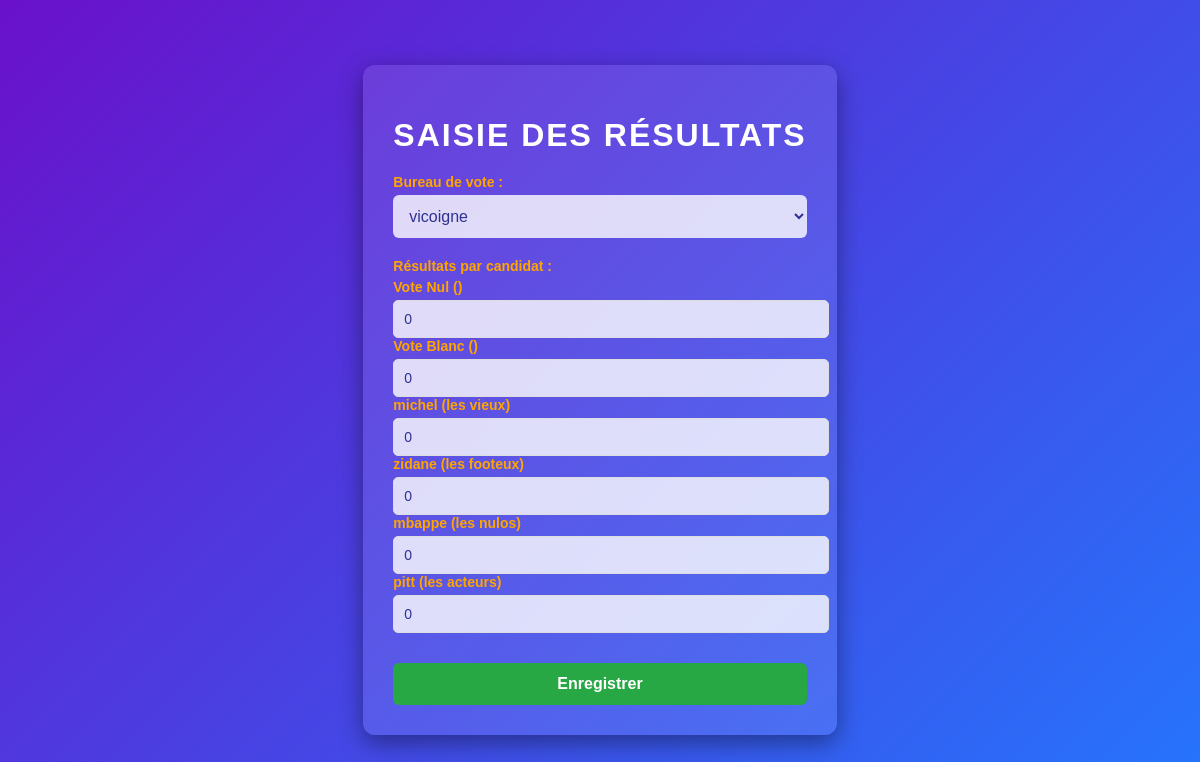
/pages/utilisateur.php (signed in), run on the app's committed database.
### tables this page shows
CREATE TABLE `candidat` (
  `id_candidat` int(11) NOT NULL AUTO_INCREMENT,
  `Nom_candidat` varchar(100) DEFAULT NULL,
  `prenom_candidat` varchar(100) DEFAULT NULL,
  `parti` varchar(100) DEFAULT NULL,
  `id_election` int(11) DEFAULT NULL,
  PRIMARY KEY (`id_candidat`)
);

### pages/utilisateur.php (the view, shortened to what this page needs)
<?php
require_once '../config/configbdd.php';
$bureaux_query = $pdo->query("SELECT id_bureau, nom_bureau FROM bureaux");
$bureaux = $bureaux_query->fetchAll(PDO::FETCH_ASSOC);
$candidats_query = $pdo->query("SELECT id_candidat, nom_candidat, prenom_candidat, parti FROM candidat");
$candidats = $candidats_query->fetchAll(PDO::FETCH_ASSOC);
?>
<!DOCTYPE html>
<html lang="fr">
<head>
    <link rel="stylesheet" href="../assets/css/style.css">
</head>
<body>
    <div class="container">
        <h1>Saisie des résultats</h1>
        <form method="POST" action="">
            <div class="form-group">
                <label for="id_bureau">Bureau de vote :</label>
                <select name="id_bureau" id="id_bureau" required>
                    <?php foreach ($bureaux as $bureau): ?>
                        <option value="<?php echo $bureau['id_bureau']; ?>">
                            <?php echo htmlspecialchars($bureau['nom_bureau']); ?>
                        </option>
                    <?php endforeach; ?>
                </select>
            </div>
            <div class="form-group">
                <label for="resultats">Résultats par candidat :</label>
                <?php foreach ($candidats as $candidat): ?>
                    <label>
                        <?php echo htmlspecialchars($candidat['nom_candidat']) . " (" . htmlspecialchars($candidat['parti']) . ")"; ?>
                    </label>
                    <input type="number" name="resultats[<?php echo $candidat['id_candidat']; ?>]" min="0" value="0" required>
                <?php endforeach; ?>
            </div>
            <button type="submit">Enregistrer</button>
        </form>
    </div>
</body>
</html>

### assets/css/style.css (style rules this page uses)
body { margin: 0; font-family: Arial, sans-serif; background: linear-gradient(135deg, #4e54c8, #8f94fb); display: flex; justify-content: center; align-items: center; height: 100vh; color: #333; }
.form-group { margin-bottom: 15px; text-align: left; }
.form-group label { display: block; margin-bottom: 5px; font-size: 14px; color: #555; }
.form-group input { width: 100%; padding: 10px; font-size: 14px; border: 1px solid #ddd; border-radius: 5px; outline: none; transition: border 0.3s; }

### pages/utilisateur.php (style rules this page uses)
body { margin: 0; padding: 0; font-family: 'Poppins', sans-serif; background: linear-gradient(135deg, #6a11cb, #2575fc); color: #ffffff; height: 100vh; display: flex; justify-content: center; align-items: center; }
.container { background-color: rgba(255, 255, 255, 0.1); padding: 30px; border-radius: 12px; box-shadow: 0px 8px 24px rgba(0, 0, 0, 0.4); max-width: 600px; text-align: center; }
h1 { color: #ffffff; font-size: 2em; margin-bottom: 20px; text-transform: uppercase; letter-spacing: 2px; }
form { margin-top: 20px; }
.form-group { margin-bottom: 20px; }
label { display: block; font-weight: bold; color: #d1e8ff; margin-bottom: 10px; }
input, select { width: 100%; padding: 12px; border-radius: 6px; border: none; font-size: 1em; background: rgba(255, 255, 255, 0.8); color: #2e3192; }
.form-group label { color: #FFA500; font-weight: bold; }
button { width: 100%; padding: 12px; border-radius: 6px; border: none; font-size: 1em; background: #28a745; color: #ffffff; font-weight: bold; cursor: pointer; margin-top: 10px; transition: transform 0.3s, background 0.3s; }

### data on the page
candidat: Nom_candidat "Vote Nul"
candidat: Nom_candidat "Vote Blanc", id_candidat "0"
candidat: Nom_candidat "michel", parti "les vieux"
candidat: Nom_candidat "zidane", parti "les footeux"
candidat: Nom_candidat "mbappe", parti "les nulos"
candidat: Nom_candidat "pitt", parti "les acteurs"

### other printed values
form field id_bureau "vicoigne"
